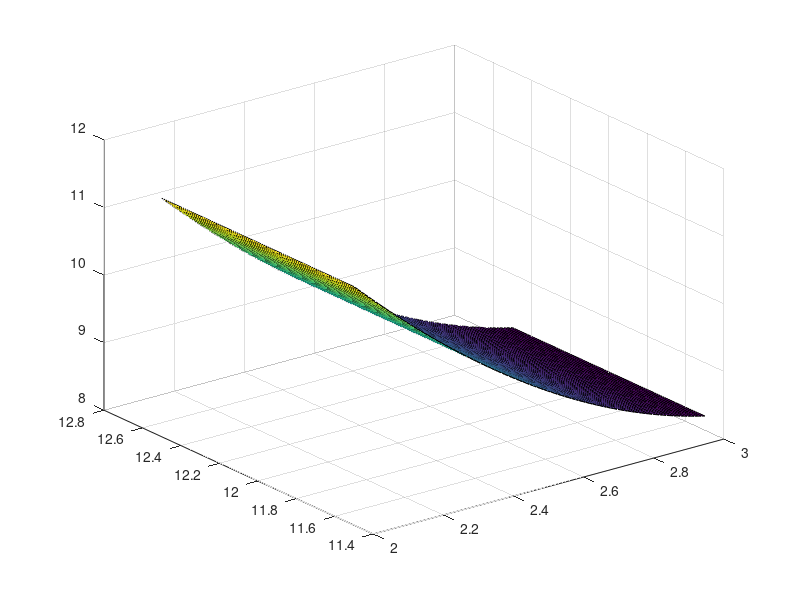

The MATLAB script that drew this image:


A1 = [ 0.26571559, -0.79081188;
 -0.13016048, -0.79755674;];
B1 = [0.68862002; 0.14411641];
A2 = [-0.302521  , -0.16120958;
  0.41881528,  0.29340182;];
B2 = [-0.38637471; -0.09158776];

x0 = [0.1190;0.4984];

p0 = [2.4637179, 12.10606198];

p1 = 2:0.01:3;
p2 = 11.5:0.01:12.5;

[P1,P2]=meshgrid(p1,p2);

% C = bsxfun(@cost,P1, P2);

C = zeros(size(P1));

for i=1:length(P1)
    for j=1:length(P2)
        x1 = expm(A1*P1(i))*x0-A1\B1;
        x2 = expm(A2*P2(j))*x1-A2\B2;
        c = x2'*x2;
        C(i,j) = c;
    end
end

surf(P1,P2,C)

% function c=cost(p1,p2)
% A1 = [ 0.26571559, -0.79081188;
%  -0.13016048, -0.79755674;];
% B1 = [0.68862002; 0.14411641];
% A2 = [-0.302521  , -0.16120958;
%   0.41881528,  0.29340182;];
% B2 = [-0.38637471; -0.09158776];
% x1 = expm(A1*p1)*x0-A1\B1;
% x2 = expm(A2*p2)*x1-A2\B2;
% c = x2'*x2;
% end
